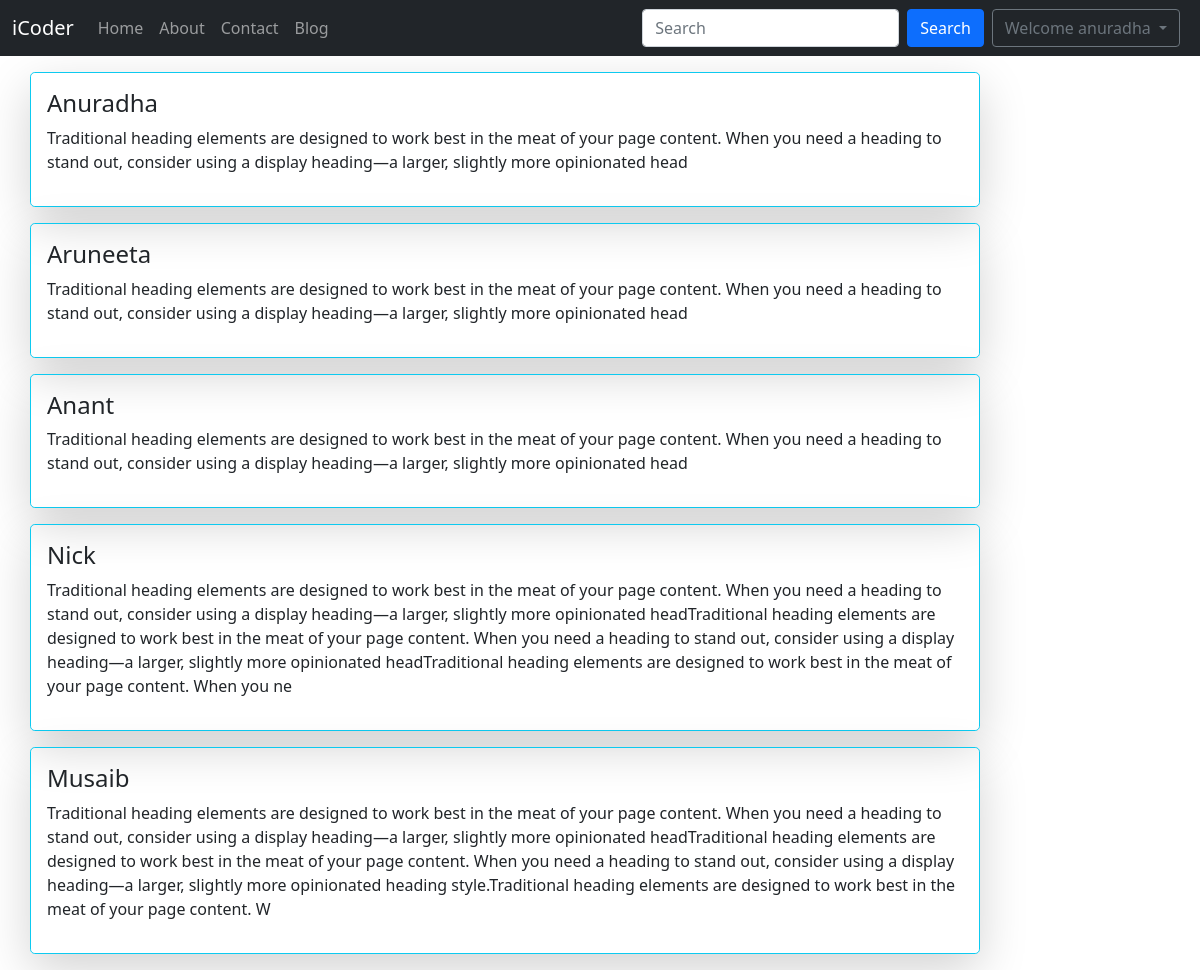
Screenshot of /about (signed in) with the database file from the repository.
### blog/models.py (models this page shows, shortened)
class Post(models.Model):
    sno=models.IntegerField()
    title=models.CharField(max_length=50)
    author=models.CharField(max_length=20)
    aboutauthor=models.CharField(max_length=500)
    views=models.IntegerField(default=0)
    content=models.TextField(max_length=1000)
    slug=models.CharField(max_length=30)
    timedate=models.DateField(blank=True)

### home/views.py (the view)
# urls.py: path('about',views.about,name="about"),
def about(request):
    posts=Post.objects.all()
    context={'posts':posts}
    return render(request,'home/about.html',context)

### templates/home/about.html (shortened to what this page needs)
{% extends 'base.html' %}
{% block aboutactive %}active{% endblock %}
{% block body %}
{% for post in posts %}
<div class="container my-3">
<div class="row align-items-md-stretch">
    <div class="h-100 border border-info shadow-lg  col-md-10 p-3 text-bg-dark rounded-3">
        <h4 class="text-dark text-sm">{{post.author}}</h4>
        <p> {{post.aboutauthor}}</p>
      </div>
  </div>
</div>
{% endfor %}
{% endblock %}

### templates/base.html (shortened to what this page needs)
<!DOCTYPE html>
<html lang="en">
  <head>
    <link
      href="https://cdn.jsdelivr.net/npm/bootstrap@5.0.2/dist/css/bootstrap.min.css"
      rel="stylesheet"
    />
  </head>
  <body>
    <nav class="navbar navbar-expand-lg navbar-dark bg-dark">
      <div class="container-fluid">
        <a class="navbar-brand" href="#">iCoder</a>
        <div class="collapse navbar-collapse" id="navbarSupportedContent">
          <ul class="navbar-nav me-auto mb-2 mb-lg-0">
            <li class="nav-item {% block homeactive %}{% endblock %}">
              <a class="nav-link" aria-current="page" href="/">Home</a>
            </li>
            <li class="nav-item {% block aboutactive %}{% endblock %}">
              <a class="nav-link" href="/about">About</a>
            </li>
            <li class="nav-item {% block contactactive %}{% endblock %}">
              <a class="nav-link" href="/contact">Contact</a>
            </li>
            <li class="nav-item {% block blogactive %}{% endblock %}">
              <a class="nav-link" href="/blog">Blog</a>
            </li>
          </ul>
          <form class="d-flex" method="GET" action="/search">
            <input
              class="form-control me-2"
              type="search"
              placeholder="Search"
              aria-label="Search"
              name="query"
              id="query"
            />
            <button class="btn btn-primary mr-3" type="submit">
              Search
            </button>
          </form>
          {% if  request.user.is_authenticated %}
          <div class="dropdown">
            <button class="btn text-secondary border border-secondary dropdown-toggle mx-2" type="button" data-bs-toggle="dropdown" aria-expanded="false">
              Welcome {{request.user}}
            </button>
          </div>
          {% endif %}
        </div>
      </div>
    </nav>
    {% block body %}{% endblock %}
  </body>
</html>

### rows the page displays
Post: author "Anuradha", aboutauthor "Traditional heading elements are designed to work best in the meat of your page content. When you need a heading to stand out, consider using a display heading—a larger, slightly more opinionated head"
Post: author "Aruneeta", aboutauthor "Traditional heading elements are designed to work best in the meat of your page content. When you need a heading to stand out, consider using a display heading—a larger, slightly more opinionated head"
Post: author "Anant", aboutauthor "Traditional heading elements are designed to work best in the meat of your page content. When you need a heading to stand out, consider using a display heading—a larger, slightly more opinionated head"
Post: author "Nick", aboutauthor "Traditional heading elements are designed to work best in the meat of your page content. When you need a heading to stand out, consider using a display heading—a larger, slightly more opinionated headTraditional heading elements are designed to work best in the meat of your page content. When you need a heading to stand out, consider using a display heading—a larger, slightly more opinionated headTraditional heading elements are designed to work best in the meat of your page content. When you ne"
Post: author "Musaib", aboutauthor "Traditional heading elements are designed to work best in the meat of your page content. When you need a heading to stand out, consider using a display heading—a larger, slightly more opinionated headTraditional heading elements are designed to work best in the meat of your page content. When you need a heading to stand out, consider using a display heading—a larger, slightly more opinionated heading style.Traditional heading elements are designed to work best in the meat of your page content. W"

### other values shown
{{ request.user }} "anuradha"
